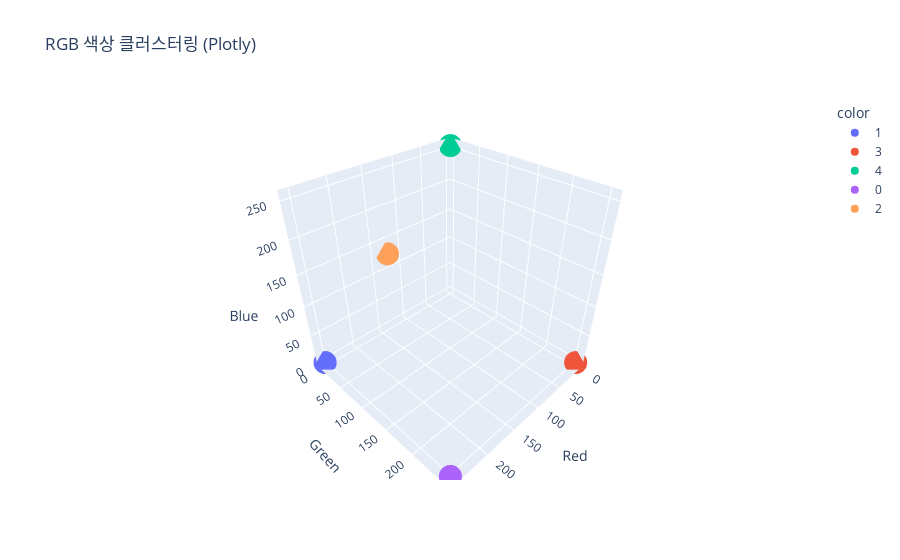

This figure's notebook cell:
### Code cell
# Plotly를 이용한 3D 시각화
import plotly.express as px

fig = px.scatter_3d(
    x=bottom_colors_array[:, 0],  # Red
    y=bottom_colors_array[:, 1],  # Green
    z=bottom_colors_array[:, 2],  # Blue
    color=labels_ms.astype(str),  # 클러스터 레이블을 색상으로 사용 (문자열로 변환)
    labels={'x': 'Red', 'y': 'Green', 'z': 'Blue'},
    title='RGB 색상 클러스터링 (Plotly)'
)
fig.show()

### Figure 1 — Plotly figure (JSON) as saved in the notebook; plotly's stock layout.template omitted (floating-point values rounded to 4 significant figures)
{"data": [{"hovertemplate": "color=1<br>Red=%{x}<br>Green=%{y}<br>Blue=%{z}<extra></extra>", "legendgroup": "1", "marker": {"color": "#636efa", "symbol": "circle"}, "mode": "markers", "name": "1", "scene": "scene", "showlegend": true, "type": "scatter3d", "x": [255], "y": [0], "z": [0]}, {"hovertemplate": "color=3<br>Red=%{x}<br>Green=%{y}<br>Blue=%{z}<extra></extra>", "legendgroup": "3", "marker": {"color": "#EF553B", "symbol": "circle"}, "mode": "markers", "name": "3", "scene": "scene", "showlegend": true, "type": "scatter3d", "x": [0], "y": [255], "z": [0]}, {"hovertemplate": "color=4<br>Red=%{x}<br>Green=%{y}<br>Blue=%{z}<extra></extra>", "legendgroup": "4", "marker": {"color": "#00cc96", "symbol": "circle"}, "mode": "markers", "name": "4", "scene": "scene", "showlegend": true, "type": "scatter3d", "x": [0], "y": [0], "z": [255]}, {"hovertemplate": "color=0<br>Red=%{x}<br>Green=%{y}<br>Blue=%{z}<extra></extra>", "legendgroup": "0", "marker": {"color": "#ab63fa", "symbol": "circle"}, "mode": "markers", "name": "0", "scene": "scene", "showlegend": true, "type": "scatter3d", "x": [255], "y": [255], "z": [0]}, {"hovertemplate": "color=2<br>Red=%{x}<br>Green=%{y}<br>Blue=%{z}<extra></extra>", "legendgroup": "2", "marker": {"color": "#FFA15A", "symbol": "circle"}, "mode": "markers", "name": "2", "scene": "scene", "showlegend": true, "type": "scatter3d", "x": [128], "y": [0], "z": [128]}], "layout": {"legend": {"title": {"text": "color"}, "tracegroupgap": 0}, "scene": {"domain": {"x": [0, 1], "y": [0, 1]}, "xaxis": {"title": {"text": "Red"}}, "yaxis": {"title": {"text": "Green"}}, "zaxis": {"title": {"text": "Blue"}}}, "title": {"text": "RGB 색상 클러스터링 (Plotly)"}}}
